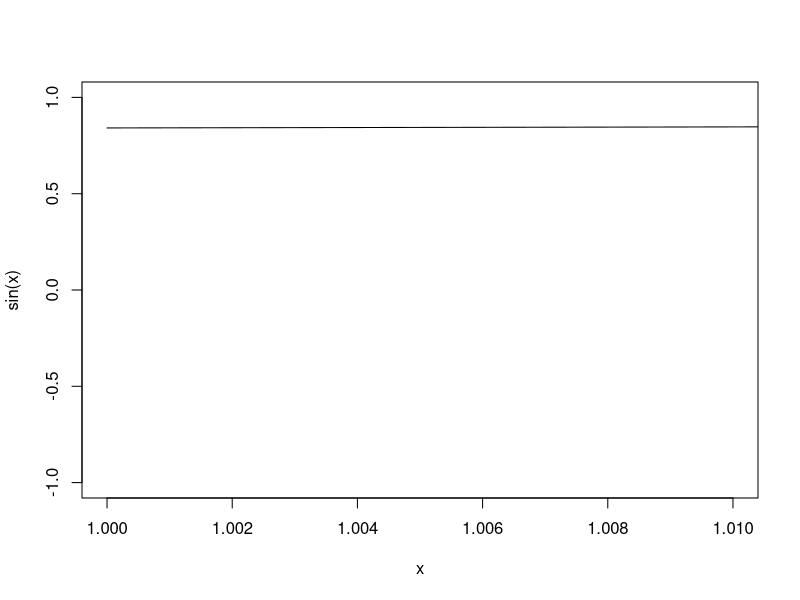
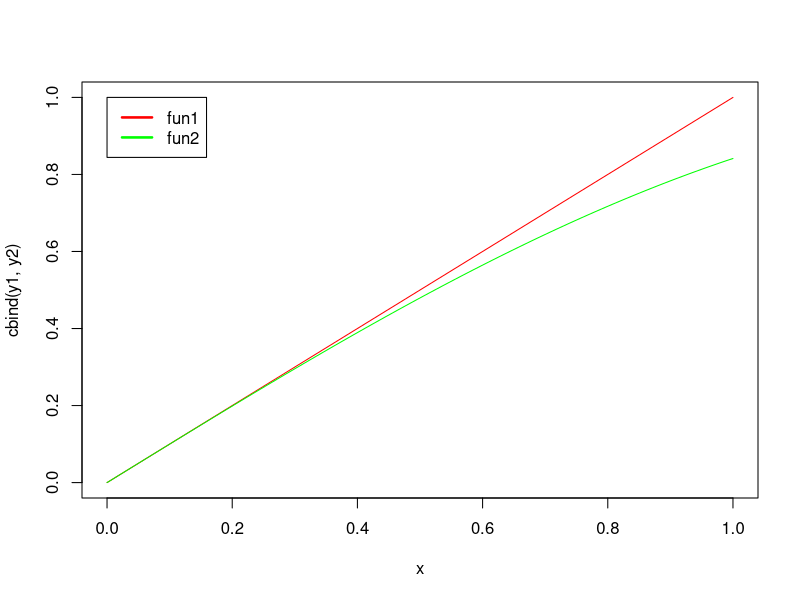
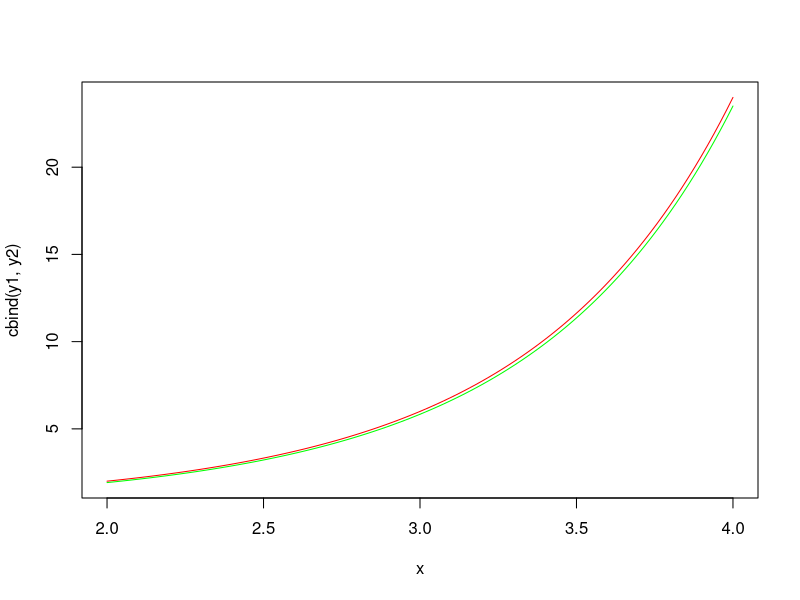
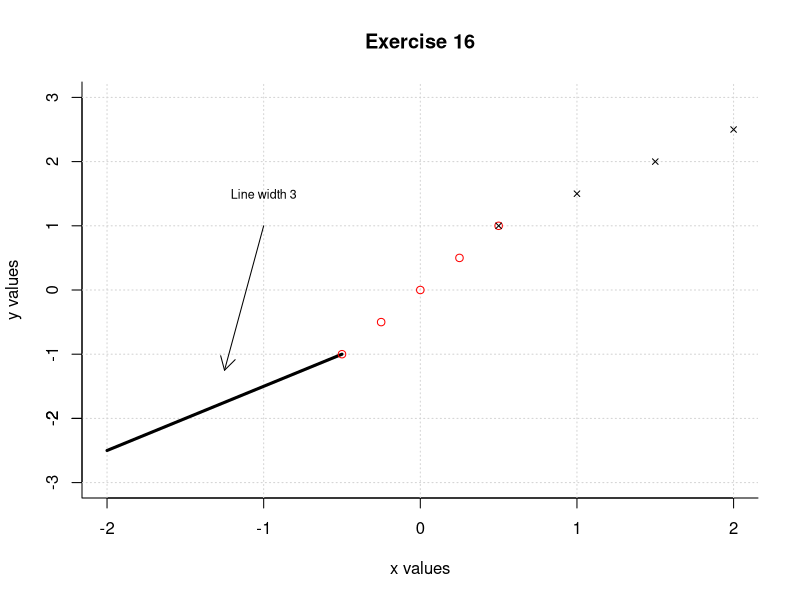
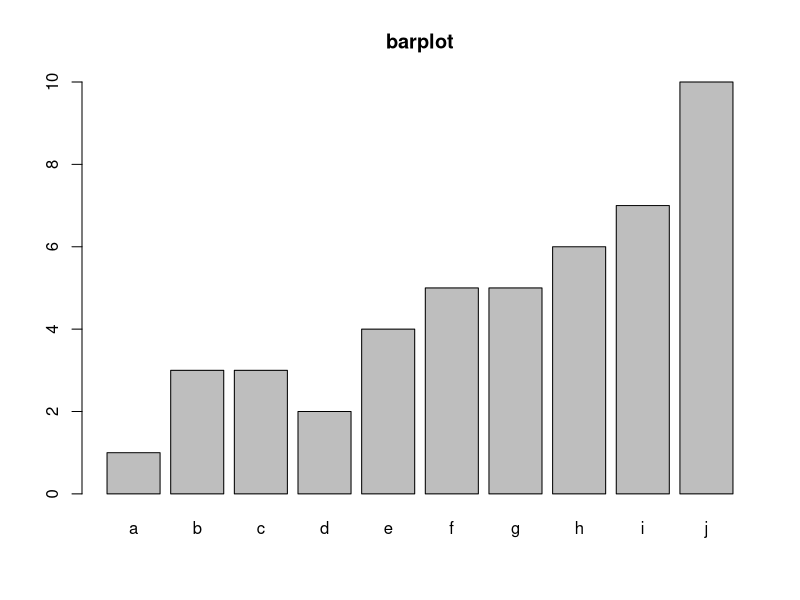
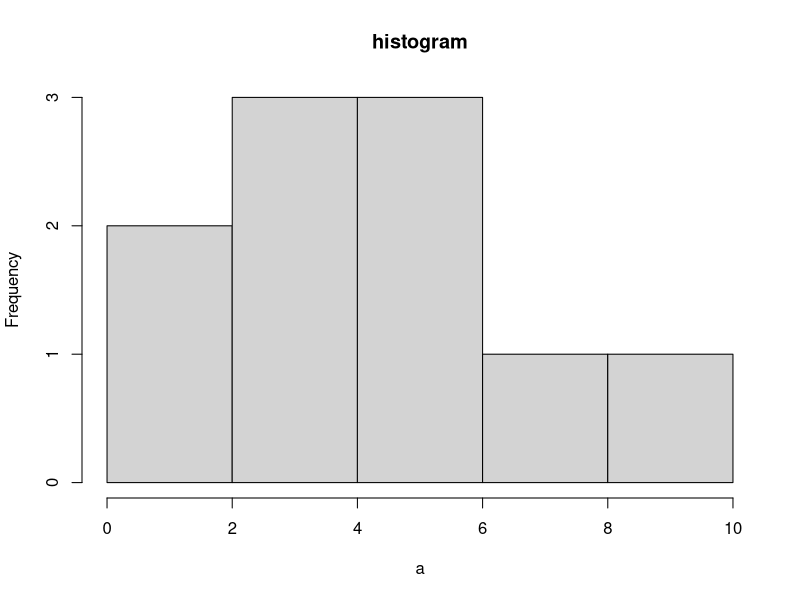

The R source for these figures, in order:
#############
# 1. excerise
#############
zbr1 <- function(m,n){
  sum(m:n)
}
zbr1(1,5)

zbr2 <- function (m,n){
  (m+n)*(n-m+1)/2
}
zbr2(1,6)

#############
# 2. excerise
#############
fact1 <- function (n) {
  if (n==0) return (1) else 
    return (n*fact1(n-1))
}
fact1(6)

fact2 <-function (n) {
  return (sqrt(2*pi*n)*((n/exp(1))^n))
}
fact2(4)

#############
# 3. excerise
#############
manh <- function(v1,v2){
  sum(abs(v1-v2))
}
v1 <- c(1,6,19)
v2 <- c(3,5,8)
manh (v1,v2)

#############
# 4. excerise
#############
eucl <- function (v1,v2){
  sqrt(sum((v2-v1)^2))
}
v1 <- c(4,9,18)
v2 <- c(5,7,4)
eucl(v1,v2)

#############
# 5. excerise
#############
cheb <- function (v1,v2){
  max(abs(v2-v1))
}
v1 <- c(4,9,18)
v2 <- c(5,7,4)
cheb(v1,v2)

#############
# 6. excerise
#############
manh <- function(v1,v2){
  return(sum(abs(v1-v2)))
}

eucl <- function (v1,v2){
  return(sqrt(sum((v2-v1)^2)))
}

cheb <- function (v1,v2){
  return(max(abs(v2-v1)))
}

dist <- function (v1,v2,metric){
  if (metric == 'manhattan'){manh (v1,v2)} else 
    if (metric == 'euclidean') {eucl (v1,v2)} else 
      if (metric == 'chebyshev') {cheb (v1,v2)} else 
        print ('Error: distance metric must be manhattan, euclidean or chebyshev')
}
metric <- ('ManHattan')
v1 <- c(4,9,18)
v2 <- c(5,7,4)
metric <- tolower(metric)
dist (v1,v2,metric)

### Skidam bod jer funkcija koju si napravio (dist) ne radi bez obzira na case metric argumenta.
#############
# 7. excerise
#############
inn_prod <- function (v1,v2){
  sum(v1*v2)
}
v1 <- c(1,3,8)
v2 <- c(4,5,9)
inn_prod(v1,v2)

#############
# 8. excerise
#############
kut <- function (v1,v2){
  acos(sum(v1*v2)/(sqrt(sum(v1*v1))*sqrt(sum(v2*v2))))
}
v1 <- c(3,0)
v2 <- c(5,5)
rad <- kut (v1,v2)
deg <- rad*(180/pi)
deg

#############
# 9. excerise
#############
a <- 1:5
b <- 1:3
d <- c(T,F)

a+b
# rezultat je 2 4 6 5 7
# program zbroji vektore, ali uz upozorenje da duljina vektora a nije vi?ekratnik duljine vektora b
# postupak zbrajanja:
#    a  1 2 3 4 5 
#    b  1 2 3 1 2 <- vektor b je kra?i od vektora a pa se prva dva ?lana vektora b ponavljaju
#    =  2 4 6 5 7

b+d
# rezultat je 2 2 4
# program zbroji vektore, ali uz upozorenje da duljina vektora b nije vi?ekratnik duljine vektora d
# pri zbrajanju program logi?kim podacima iz vektora d pridru?uje 1 ako su TRUE ili 0 ako su FALSE
# postupak zbrajanja:
#    b  1 2 3
#    d  T F T <- vektor d je kra?i od vektora b pa se prvi ?lan vektora d ponavlja
#       1 0 1
#    =  2 2 4

a+d
# rezultat je 2 2 4 4 6
# program zbroji vektore, ali uz upozorenje da duljina vektora a nije vi?ekratnik duljine vektora d
# pri zbrajanju program logi?kim podacima iz vektora d pridru?uje 1 ako su TRUE ili 0 ako su FALSE
# postupak zbrajanja:
#    a  1 2 3 4 5
#    d  T F T F T <- vektor d je kra?i od vektora b pa se vektor d ponavlja 2.5 puta
#       1 0 1 0 1
#    =  2 2 4 4 6

##############
# 10. excerise
##############
# 0 to 5, 0.01 increment, w/o seq
n <- 1:501
a[n] <- 0+((n-1)*0.01)
a
### Kod ce ti bacati gresku ako slucajno nije vec inicijalizirana a (tebi je vjerojatno ostala iz 
### proslog zadatka). To ti vrijedi i za iduci primjer pa cu ti sveukupno za to skinuti 0,5 bodova

#-pi to pi, w/o seq
n <- 1:25
a [n] <- -pi+((n-1)*((2*pi)/24))
a

#0 to 5, 0.01 increment, seq
a <- seq (0,5,0.01)
a

#-pi to pi, seq
a <- seq (-pi,pi,length.out=25)
a

##############
# 11. excerise
##############
### Funkcija ti ne radi jer si zamijenio u prvoj liniji vrijednost koja je proslijedjena kroz 
### argument, a u drugoj liniji radis kao da nisi...
sinus <- function (x=c(0,2*pi)){
  x <- seq(x[1], x[2], 0.01)
  plot(x, sin(x), type="l", xlim=c(x[1], x[2]))
}
sinus(c(1,10))

##############
# 12. excerise
##############
f <- function (t,x){
  n <- 0:t
  zbr <- (((-1)^n)/(factorial((2*n)+1)))*(x^((2*n)+1))
  y <- sum(zbr)
  return(y)
}
f(1,4)

##############
# 13. excerise
##############

##############
# 14. excerise
##############
### Ovo ne radi kako treba za proizvoljne funkcije fun1 i fun2 nego samo za one iz primjera koje 
### si definirao u tijelu funkcije
fun0 <- function (fun1,fun2,int){
  x <- seq(int[1],int[2],length.out=100)
  
  fun1 <- function (x){  
    y1 <- x
    
    fun2 <- function (x){
      y2 <- sin(x)
      matplot(x, cbind(y1,y2),type="l",col=c("red","green"),lty=c(1,1))
      ### Dobra upotreba range()
      legend(range(x)[1], range(y2,y1)[2],c("fun1", "fun2"), lty=c(1,1), lwd=c(2.5,2.5),col=c("red","green"))
      dif <- (y1-y2)/y1
      ### Ovo ne uklanja elemente vektora koji poprimaju vrijednost nula nego samo postavlja na nula razliku, ali je 
      ### svejedno uzima u obzir pri racunanju srednje vrijednosti. A i ne radis ovo za opceniti slucaj nego samo za 
      ### funkcije koje sam dao za primjer.
      ### Da si koristio npr. dif <- dif[-1] dobio bi tocnu vrijednost koju sam stavio na forum za testne funkcije
      # dif[1] <- 0
      dif <- dif[-1]
      dif <- mean(dif)*100
      return(dif)
    }
    fun2(x)
  }
  fun1(x)
}

fun0(fun1,fun2,c(0,1))

##############
# 15. excerise
##############
fun0 <- function (fun1,fun2,int){
  x <- seq(int[1],int[2],length.out=100)
  
  fun1 <- function (x){  
    y1 <- factorial(x)
    
    fun2 <- function (x){
      y2 <- (sqrt(2*pi*x)*((x/exp(1))^x))
      matplot(x, cbind(y1,y2),type="l",col=c("red","green"),lty=c(1,1))
      dif <- mean((y1-y2)/y1)*100
      return(dif)
    }
    fun2(x)
  }
  fun1(x)
}

fun0(fun1,fun2,c(2,4))

### Ok, to kazes, ali nisi nikakvim primjerom pokazao...
#na intervalu [2,4] funkcije izgledaju gotovo potpuno jednako
#Stirlingova aproksimacija postaje sve preciznija kako se x pove?ava
#pove?anjem intervala pada prosje?na razlika izme?u funkcija

##############
# 16. excerise
##############
### Sve je ok, osim sto ti kruzici nisu ispunjeni zutom bojom pa -0,5 zbog toga. To si mogao postici recimo s 
### argumentima funkcije points: pch=21, col="red", bg="yellow"
#koordinatni sustav
x_os <- seq(-2, 2, 0.333)
y_os <- seq(-3, 3, 0.5)
plot(xy.coords (x_os, y_os), main="Exercise 16", type="n", xlab="x values",
     ylab="y values", bty="l")
grid(nx=NULL, ny = NULL, col = "lightgray", lty = "dotted",
     lwd = par("lwd"))
axis(2, at=-2)

#linija1
x_lin <- seq(-2, -0.5, 0.5)
y_lin <- seq(-2.5, -1, 0.5)
lines(range(x_lin), range(y_lin), lwd=3)

#to?ke1
x_pnt1 <- seq(-0.5, 0.5, 0.25)
y_pnt1 <- seq(-1, 1, 0.5)
points(xy.coords (x_pnt1,y_pnt1), col="red")

#to?ke2 
x_pnt2 <- seq(0.5, 2, 0.5)
y_pnt2 <- seq(1, 2.5, 0.5)
points(xy.coords(x_pnt2, y_pnt2), cex=0.75, pch=4)

#strelica
arrows(-1, 1, -1.25,-1.25, length=0.15)

#text
text(-1, 1.5, labels="Line width 3", cex=0.75)

##############
# 17. excerise
##############
# Bar-plot se sastoji od stupaca na grafu koji se nalaze iznad 
# oznaka koje predstavljaju kvalitativne varijable. Visina svakog 
# stupca predstavlja veli?inu skupine definirane oznakom. Funkcija
# za crtanje je "barplot".

# Histogram se tako?er sastoji od stupaca na grafu ispod kojih
# su oznake koje ozna?avaju kvantitativne varijable. Oznaka ispod 
# stupca mo?e predstavljati jednu vrijednost ili raspon (range) 
# vrijednosti. Visina stupca predstavlja veli?inu grupe definiranu
# oznakom ispod stupca. Funkcija za crtanje je "hist". 

# Razlika je ?to stupac u bar-plotu predstavlja kvalitativnu
# varijablu, a stupac u histogramu predstavlja kvantitativnu 
# varijablu. 

a <- c(1,3,3,2,4,5,5,6,7,10)
barplot(a, main="barplot", names.arg=c("a","b","c","d","e","f","g","h","i","j"))
hist(a, main="histogram")

##############
# 18. excerise
##############
x <- 1:10
sample(x, size=5)

# Funkcija "sample" uzima nasumi?an uzorak veli?ine n iz vektora 
# duljine m. Ako ne preciziramo "size" uzima nasumi?an uzorak duljine
# jednake duljini vektora (permitira vektor): 

x <- 1:10
sample(x)

# Parametar "replace" dozvoljava da jedan ?lan vektora bude izabran
# vi?e puta:

x <- 1:10
sample(x, replace=TRUE)

#Pomo?u tog vektora mogu?e je uzeti nasumi?an uzorak 
# vektora koji je ve?i od same veli?ine vektora:

x <- 1:10
sample(x, size=15, replace=TRUE)

##############
# 19. excerise
##############
disc <- c(5, 3, 0, 2, 0, 3, 2, 3, 6, 1, 2, 1, 2, 1, 3, 3, 3, 5, 2, 4,
          4, 0, 2, 3, 7, 12, 3, 10, 9, 2, 3, 7, 7, 2, 3, 3, 6, 2, 4, 3, 5, 2, 
          2, 4, 0, 4, 2, 5, 2, 3, 3, 6, 5, 8, 3, 6, 6, 0, 5, 2, 2, 2, 6, 3, 4, 
          4, 2, 2, 4, 7, 5, 3, 3, 0, 2, 2, 2, 1, 3, 4, 2, 2, 1, 1, 1, 2, 1, 4, 
          4, 3, 2, 1, 4, 1, 1, 1, 0, 0, 2, 0);
tbl <- table(disc)
nm <- names(tbl)

# funkcija "table" prebroji koliko se pojedini element (kategorija)
# pojavljuje u vektoru i napravi tablicu u kojoj je svakom
# jedinstvenom elementu pridru?en broj ponavljanja u vektoru. 

# tbl varijabla sadr?i tablicu koja pokazuje koliko je puta u 
# godinama od 1850. do 1959. zabilje?en odre?en broj zna?ajnih 
# otkri?a. Npr. u tom je razdoblju u 12 pojedina?nih godina
# zabilje?eno 1 otkri?e, u 26 pojedin?anih godina 2 otkri?a itd.  

# nm varijabla sadr?i "imena" podataka u tablici, u na?em slu?aju
# imena su brojevi otkri?a (0 otki?a, 1 otkri?e, 2 otkri?a itd.).
# nm je vektor koji sadr?i character data type pa se podaci u njemu
# ne mogu manipulirati broj?anim operatorima (+ - * /). Za dijeljenje
# svakog ?lana nm vektora sa dva podatke u njemu treba prije pretvoriti
# u numeri?ki tip podataka funkcijom as.numeric(nm):

nm_num <- as.numeric(nm)
nm_num <- nm_num/2
nm_num

### Ovo nije tocno, rezultat ti treba biti jednak: mean(disc) tj. 3.1
# ra?unanje prosje?nog broja bitnih otki?a u periodu 1860-1959:
tbl_numeric <- as.numeric(tbl)
tbl_numeric
mean(tbl_numeric)

##############
# 20. excerise
##############
disc2 <- disc[seq(2,length(disc),2)]
disc2
